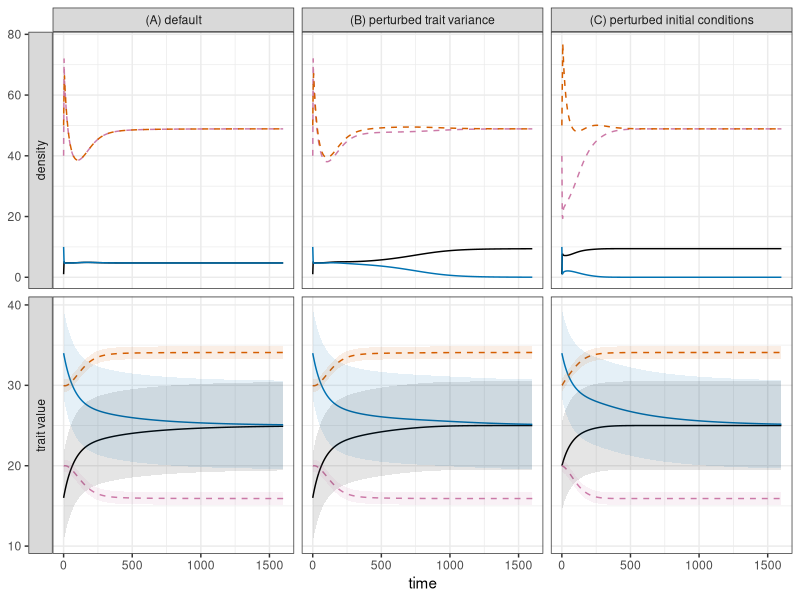

Generate this figure with R:

require(deSolve) ## for integrating ODE systems
require(tidyverse) ## for efficient data manipulation and plotting


## right hand sides of the dynamical equations (equations 11 and 12 from
## McPeek 2019 Am Nat; DOI: 10.1086/701629)
## Input:
## - time: the moment at which the right hand side is evaluated
##         (needed for compatibility; not used)
## - state: the state variables, coerced into a vector, in the order:
##          (R[1], R[2], N[1], N[2], zR[1], zR[2], zN[1], zN[2]),
##          where R[i] (N[i]) is the density of resource (consumer) i, and
##          zR[i] (zN[i]) is the trait mean of resource (consumer) i
## - pars: list of model parameters; see the definition of "params1" below
##         to see what entries it should have
## Output:
## - the vector of time derivatives of the dynamical variables, in the same
##   order as in the state vector (dR[1]/dt, dR[2]/dt, dN[1]/dt, ..., dzN[2]/dt)
eqs <- function(time, state, pars) {
    ## give short names to state variables (R[i], N[i], zR[i], zN[i])
    R <- state[1:2]; N <- state[3:4]; zR <- state[5:6]; zN <- state[7:8]
    ## initialize derivatives
    dRdt <- c(0, 0); dNdt <- c(0, 0); dzRdt <- c(0, 0); dzNdt <- c(0, 0)
    ## time derivative of resource 1's density (eq. 11 in McPeek 2019 Am Nat)
    dRdt[1] <- (pars$c0[1]*(1-pars$gamma[1]*((zR[1]-pars$zRc[1])^2+pars$PR[1]))-
                pars$d[1]*R[1]-
                sum(pars$a0*pars$beta*N*
                    exp(-(zN-zR[1])^2/(2*(pars$PR[1]+pars$PN+pars$beta^2)))/
                    sqrt(pars$PR[1]+pars$PN+pars$beta^2)))*R[1]
    ## time derivative of resource 2's density (eq. 11 in McPeek 2019 Am Nat)
    dRdt[2] <- (pars$c0[2]*(1-pars$gamma[2]*((zR[2]-pars$zRc[2])^2+pars$PR[2]))-
                pars$d[2]*R[2]-
                sum(pars$a0*pars$beta*N*
                    exp(-(zN-zR[2])^2/(2*(pars$PR[2]+pars$PN+pars$beta^2)))/
                    sqrt(pars$PR[2]+pars$PN+pars$beta^2)))*R[2]
    ## time derivative of consumer 1's density (eq. 11 in McPeek 2019 Am Nat)
    dNdt[1] <- (pars$b[1]*pars$a0[1]*pars$beta[1]*
                sum(R*exp(-(zN[1]-zR)^2/(2*(pars$PR+pars$PN[1]+pars$beta[1]^2)))/
                    sqrt(pars$PR+pars$PN[1]+pars$beta[1]^2))-
                pars$f0[1]*(1+pars$theta[1]*((zN[1]-pars$zNf[1])^2+pars$PN[1]))-
                pars$g[1]*N[1])*N[1]
    ## time derivative of consumer 2's density (eq. 11 in McPeek 2019 Am Nat)
    dNdt[2] <- (pars$b[2]*pars$a0[2]*pars$beta[2]*
                sum(R*exp(-(zN[2]-zR)^2/(2*(pars$PR+pars$PN[2]+pars$beta[2]^2)))/
                    sqrt(pars$PR+pars$PN[2]+pars$beta[2]^2))-
                pars$f0[2]*(1+pars$theta[2]*((zN[2]-pars$zNf[2])^2+pars$PN[2]))-
                pars$g[2]*N[2])*N[2]
    ## time derivative of resource 1's trait mean (eq. 12 in McPeek 2019 Am Nat)
    dzRdt[1] <- (-2*pars$c0[1]*pars$gamma[1]*(zR[1]-pars$zRc[1])-
                 sum(pars$a0*pars$beta*N*(zN-zR[1])*
                     exp(-(zN-zR[1])^2/(2*(pars$PR[1]+pars$PN+pars$beta^2)))/
                     (pars$PR[1]+pars$PN+pars$beta^2)^(3/2)))*pars$GR[1]
    ## time derivative of resource 2's trait mean (eq. 12 in McPeek 2019 Am Nat)
    dzRdt[2] <- (-2*pars$c0[2]*pars$gamma[2]*(zR[2]-pars$zRc[2])-
                 sum(pars$a0*pars$beta*N*(zN-zR[2])*
                     exp(-(zN-zR[2])^2/(2*(pars$PR[2]+pars$PN+pars$beta^2)))/
                     (pars$PR[2]+pars$PN+pars$beta^2)^(3/2)))*pars$GR[2]
    ## time derivative of consumer 1's trait mean (eq. 12 in McPeek 2019 Am Nat)
    dzNdt[1] <- (-pars$b[1]*pars$a0[1]*pars$beta[1]*
                 sum(R*(zN[1]-zR)*
                     exp(-(zN[1]-zR)^2/(2*(pars$PR+pars$PN[1]+pars$beta[1]^2)))/
                     (pars$PR+pars$PN[1]+pars$beta[1]^2)^(3/2))-
                 2*pars$f0[1]*pars$theta[1]*(zN[1]-pars$zNf[1]))*pars$GN[1]
    ## time derivative of consumer 2's trait mean (eq. 12 in McPeek 2019 Am Nat)
    dzNdt[2] <- (-pars$b[2]*pars$a0[2]*pars$beta[2]*
                 sum(R*(zN[2]-zR)*
                     exp(-(zN[2]-zR)^2/(2*(pars$PR+pars$PN[2]+pars$beta[2]^2)))/
                     (pars$PR+pars$PN[2]+pars$beta[2]^2)^(3/2))-
                 2*pars$f0[2]*pars$theta[2]*(zN[2]-pars$zNf[2]))*pars$GN[2]
    ## coerce derivatives into a vector and then a list, then return them
    return(list(c(dRdt, dNdt, dzRdt, dzNdt)))
}

## put results from integrating the ODEs in tidy form
organize_results <- function(sol) {
    dat <- sol %>% as.data.frame %>% as_tibble ## convert to tibble
    names(dat)[1] <- "time" ## first column is time
    names(dat)[2:5] <- paste0("density_", 1:4) ## then the four densities
    names(dat)[6:9] <- paste0("trait value_", 1:4) ## and the four trait means
    dat <- dat %>%
        gather("var", "v", 2:ncol(dat)) %>% ## normalize using key-value pairs
        ## separate the single column of data type (density or trait mean) and
        ## species number information into two columns
        separate(var, c("type", "species"), sep="_") %>%
        ## separate columns for densities and trait means for each species
        spread(type, v) %>%
        ## rename species from (1, 2, 3, 4) to (R1, R2, N1, N2)
        mutate(species=c("R1", "R2", "N1", "N2")[as.integer(species)]) %>%
        ## indicate trophic level in a separate column
        mutate(type=ifelse(species%in%c("R1", "R2"), "resource", "consumer")) %>%
        ## merge density and trait mean columns into key-value pairs
        gather(attribute, v, c("density", "trait value"))
    return(dat)
}

## parameters, coerced into list
params1 <- list(
    c0=c(3.0, 3.0),      ## maximum birth rate of resource species
    d=c(0.02, 0.02),     ## strength of resource intraspecific density dependence
    gamma=c(0.01, 0.01), ## rate of decrease of resource intrinsic growth function
    zRc=c(20.0, 30.0),   ## where resource intrinsic growth function is maximal
    zNf=c(25.0, 25.0),   ## where consumer intrinsic growth function is minimal
    GR=c(0.2, 0.2),      ## additive genetic variance of resource species
    ER=c(0.4, 0.4),      ## environmental variance of resource species
    GN=c(0.2, 0.2),      ## additive genetic variance of consumer species
    EN=c(30.0, 30.0),    ## environmental variance of resource species
    a0=c(0.5, 0.5),      ## maximum attack coefficient of consumer species
    b=c(0.1, 0.1),       ## consumer conversion efficiencies
    beta=c(5.0, 5.0),    ## width of Gaussian attack coefficient curve
    g=c(0.0, 0.0),       ## strength of consumer intraspecific density dependence
    theta=c(0.01, 0.01), ## rate of increase of consumer intrinsic growth function
    f0=c(1.2, 1.2)       ## minimum consumer intrinsic death rate
)
## total phenotypic variance = genetic + environmental
params1$PR <- params1$GR + params1$ER ## for resources
params1$PN <- params1$GN + params1$EN ## and for consumers
params1$Rinit <- c(40, 50) ## initial resource densities
params1$Ninit <- c(1, 10) ## initial consumer densities
params1$zRinit <- c(20, 30) ## initial resource trait means
params1$zNinit <- c(16, 34) ## initial consumer trait means
## initial conditions coerced into one vector
params1$ic <- c(params1$Rinit, params1$Ninit, params1$zRinit, params1$zNinit)
## two other parameter sets
params2 <- params1 ## parameter set 2: like set 1, except
params2$EN[2] <- 31.0 ## EN[2] is slightly perturbed
params2$PR <- params2$GR + params2$ER ## recalculate phenotypic variance (resource)
params2$PN <- params2$GN + params2$EN ## recalculate phenotypic variance (consumer)
params3 <- params1 ## parameter set 3: like set 1, except
params3$ic[7] <- 20 ## zNinit[1] is slightly perturbed


## time sampling points when solving ODEs
tmax <- 1600 ## time to integrate equations for
stepout <- tmax/500 ## time step size for output
time <- seq(0, tmax, by=stepout) ## sampling points in time

## solve ODEs and put results in tidy table
## First, solve with parameter set 1
sol1 <- ode(func=eqs, y=params1$ic, parms=params1, times=time) %>%
    organize_results %>%
    mutate(scenario="(A) default") %>% ## add column labeling parameter set
    mutate(s=ifelse(species=="R1", sqrt(params1$PR[1]), ## take square root of
             ifelse(species=="R2", sqrt(params1$PR[2]), ## trait variances, to get
             ifelse(species=="N1", sqrt(params1$PN[1]), ## standard deviations
                    sqrt(params1$PN[2])))))
## Second, solve with parameter set 2
sol2 <- ode(func=eqs, y=params2$ic, parms=params2, times=time) %>%
    organize_results %>%
    mutate(scenario="(B) perturbed trait variance") %>%
    mutate(s=ifelse(species=="R1", sqrt(params2$PR[1]),
             ifelse(species=="R2", sqrt(params2$PR[2]),
             ifelse(species=="N1", sqrt(params2$PN[1]),
                    sqrt(params2$PN[2])))))
## Third, solve with parameter set 3
sol3 <- ode(func=eqs, y=params3$ic, parms=params3, times=time) %>%
    organize_results %>%
    mutate(scenario="(C) perturbed initial conditions") %>%
    mutate(s=ifelse(species=="R1", sqrt(params3$PR[1]),
             ifelse(species=="R2", sqrt(params3$PR[2]),
             ifelse(species=="N1", sqrt(params3$PN[1]),
                    sqrt(params3$PN[2])))))
## merge solutions into one large tibble
sol <- bind_rows(sol1, sol2, sol3) %>%
    ## only show trait std dev s if the attribute in the row is trait value
    mutate(s=ifelse(attribute=="trait value", s, 0))


## plot results
cpal <- c("#000000","#0072B2","#CC79A7","#D55E00") ## colorblind-friendly palette
ggplot(sol) +
    aes(x=time, y=v, ymin=v-s, ymax=v+s, colour=species, linetype=species,
        fill=species) +
    geom_line() +
    geom_ribbon(colour=NA, alpha=0.1) +
    facet_grid(attribute~scenario, scales="free_y", switch="y") +
    scale_colour_manual(name="species", values=cpal) +
    scale_fill_manual(name="species", values=cpal) +
    scale_linetype_manual(name="species", values=c(1, 1, 2, 2)) +
    theme_bw() +
    theme(axis.title.y=element_blank(), legend.position="none")
